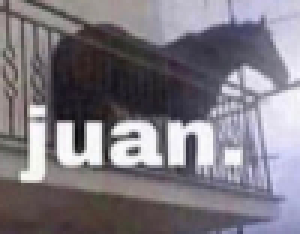
#> input picture juan.jpg, 100 x 78 px (shown 3 times larger)
$ python zipf_image.py
#> lines starting #> are read from the running program, lines starting #| are printed output that depends on the picture
from PIL import Image
import matplotlib.pyplot as plt
from collections import Counter

#/home/ivanush/Pictures/alena-aenami-horizon-1k.jpg
#/home/ivanush/Pictures/Screenshot_20221225_02dkmsd5929.png
#
#koni.jpeg
#juan.jpg

file_path = input()
#> the answer given: juan.jpg

img = Image.open(file_path)
#> img is the input picture: PIL image 100x78 RGB; mean R, G, B 125.9, 121.2, 129.3

pixel_data = img.load()

#print(pixel_data[0,0])

red = Counter()
green = Counter()
blue = Counter()

rs, gs, bs, = [], [], []

for y in range(img.height):
    for x in range(img.width):
        rs.append(pixel_data[x,y][0])
        gs.append(pixel_data[x,y][1])
        bs.append(pixel_data[x,y][2])
#> after the loop, bs = 7800 values, max 255 at index 4311, min 11 at index 4625, mean 129.3; gs = 7800 values, max 252 at index 4911, min 11 at index 4425, mean 121.2; rs = 7800 values, max 255 at index 4311, min 11 at index 4425, mean 125.9

red = Counter(rs)
#> red = 240 items
green = Counter(gs)
#> green = 240 items
blue = Counter(bs)
#> blue = 240 items


#plt.plot( list(range(len(red.items()))), sorted(list(red.values()), reverse=1), color ='red')
#plt.plot( list(range(len(green.items()))), sorted(list(green.values()), reverse=1), color= 'green')
#plt.plot( list(range(len(blue.items()))), sorted(list(blue.values()), reverse=1), color='blue')


x, ax = plt.subplots(2)
ax[0].plot( list(range(len(red.items()))), sorted(list(red.values()), reverse=1), color ='red')
ax[0].plot( list(range(len(green.items()))), sorted(list(green.values()), reverse=1), color= 'green')
ax[0].plot( list(range(len(blue.items()))), sorted(list(blue.values()), reverse=1), color='blue')

red_s = sorted(red.items(),key=lambda x: x[0], reverse=1)
#> red_s = 240 pairs, first value 11 to 255, second value 1 to 86
green_s = sorted(green.items(),key=lambda x: x[0], reverse=1)
#> green_s = 240 pairs, first value 11 to 252, second value 1 to 92
blue_s = sorted(blue.items(),key=lambda x: x[0], reverse=1)
#> blue_s = 240 pairs, first value 11 to 255, second value 1 to 83

nums = img.width*img.height
#> nums = 7800

pred = [v[0] for v in red_s]
#> pred = 240 values, max 255 at index 0, min 11 at index 239, mean 135.4
pgreen = [v[0] for v in green_s]
#> pgreen = 240 values, max 252 at index 0, min 11 at index 239, mean 132.5
pblue = [v[0] for v in blue_s]
#> pblue has the same summary as pred

vred = [v[1]/nums for v in red_s]
#> vred = 240 values, max 0.011 at index 177, min 0.000128 at index 0, mean 0.00417
vgreen = [v[1]/nums for v in green_s]
#> vgreen = 240 values, max 0.0118 at index 189, min 0.000128 at index 236, mean 0.00417
vblue = [v[1]/nums for v in blue_s]
#> vblue = 240 values, max 0.0106 at index 185, min 0.000128 at index 0, mean 0.00417

#ax[1].plot( pred, vred,'o', color ='red')
#ax[1].plot( pgreen, vgreen,'o', color= 'green')
#ax[1].plot( pblue, vblue,'o', color='blue')

ax[1].plot( pred, vred, color ='red')
ax[1].plot( pgreen, vgreen, color= 'green')
ax[1].plot( pblue, vblue, color='blue')


# [7 lines of commented-out code are left out]


plt.show()
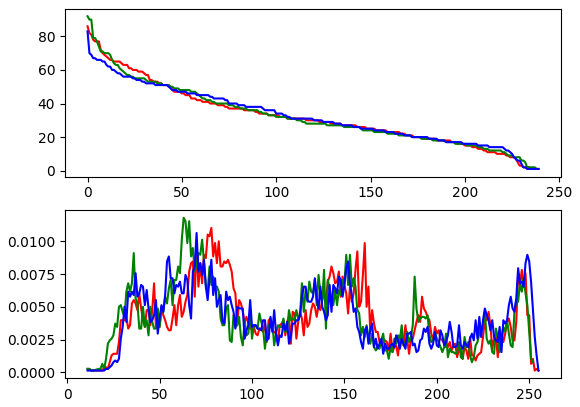
#> figure drawn by matplotlib, 2 panels; panel 1: curve peaks at x = 0, y = 86; panel 1: curve peaks at x = 0, y = 92; panel 1: curve peaks at x = 0, y = 83
